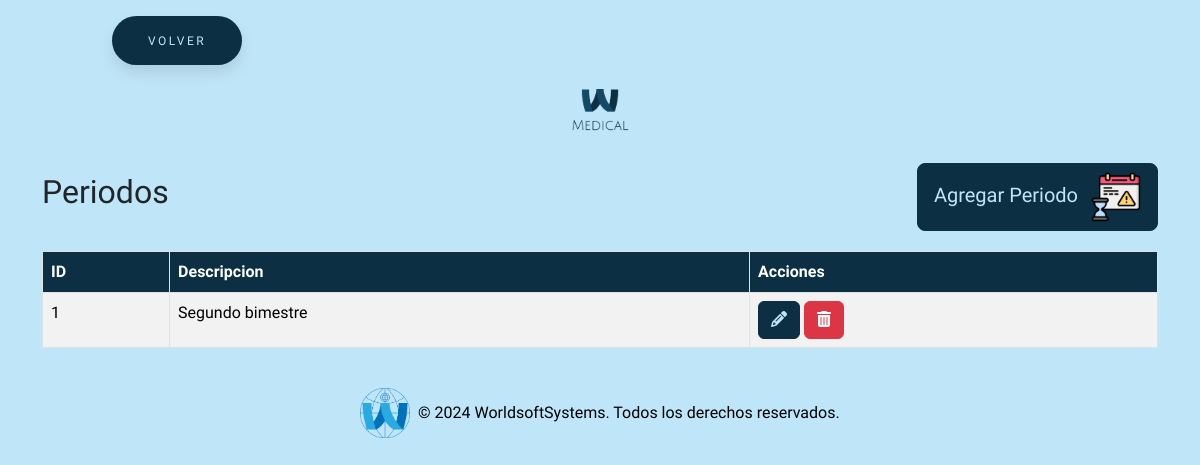
Page /todosAjustes/periodo/periodo.php (signed in) on the earlier database version.
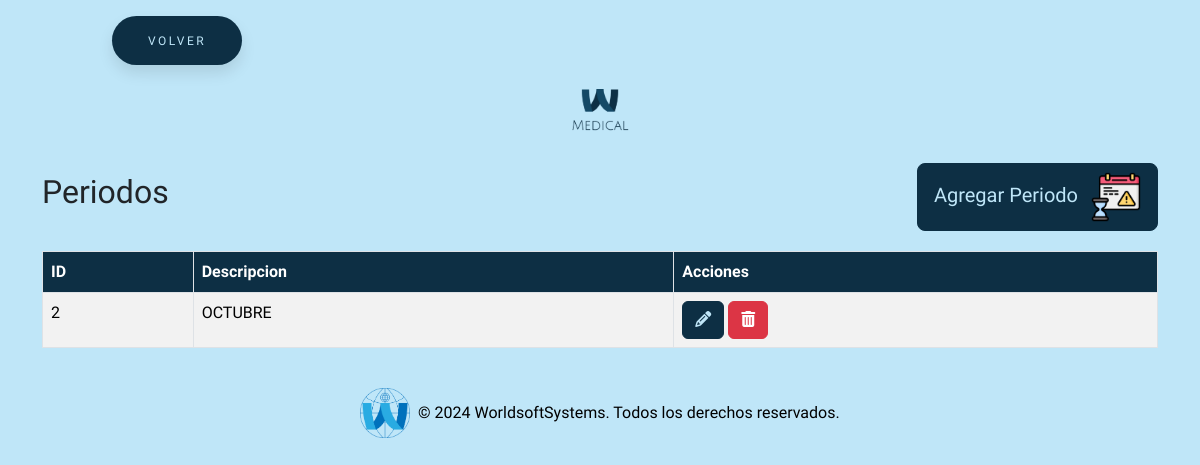
Same page on the later database version.
### tables this page shows
CREATE TABLE `periodo` (
  `id` int(11) NOT NULL,
  `descripcion` varchar(255) NOT NULL
);

### todosAjustes/periodo/periodo.php (the view, shortened to what this page needs)
<?php
require_once "../../conexion.php";
$sql = "SELECT * FROM periodo";
$result = $conn->query($sql);
?>
<!DOCTYPE html>
<html lang="en">
<head>
    <link href="https://cdn.jsdelivr.net/npm/bootstrap@5.3.3/dist/css/bootstrap.min.css" rel="stylesheet"
>
    <link rel="stylesheet" href="https://cdnjs.cloudflare.com/ajax/libs/font-awesome/6.5.2/css/all.min.css"
 />
    <link rel="stylesheet" href="../../estilos/styleBotones.css">
    <link rel="stylesheet" href="../../estilos/styleGeneral.css">
</head>
<body>
    <button class="button" style="vertical-align:middle; margin-left:7rem"
        onclick="window.location.href = '../../seccionAjustes/ajustes.php';">
        <span>VOLVER</span>
    </button>
    <div class="text-center my-4">
        <img src="../../img/logo.png" alt="Logo MEDICAL" class="img-fluid" style="max-width: 120px;">
    </div>
    <div class="container">
        <div class="title-container">
            <h2>Periodos</h2>
            <button type="button" class="btn btn-custom btn-lg" data-bs-toggle="modal"
                data-bs-target="#agregarPeriodoModal">
                Agregar Periodo <img src="../../img/periodo.png" alt="Icono agregar periodo"
                    style="width: 50px; height: 50px; margin-left: 8px;">
            </button>
        </div>
        <table class="table table-striped table-bordered">
            <thead class="table-custom">
                <tr>
                    <th>ID</th>
                    <th>Descripcion</th>
                    <th>Acciones</th>
                </tr>
            </thead>
            <tbody>
                <?php if ($result->num_rows > 0): ?>
                    <?php while ($row = $result->fetch_assoc()): ?>
                        <tr>
                            <td><?= $row["id"] ?></td>
                            <td><?= $row["descripcion"] ?></td>
                            <td>
                                <button class="btn btn-custom-editar" onclick='editarPeriodo(<?= json_encode($row) ?>)'><i
                                        class="fas fa-pencil-alt"></i></button>
                                <a href="?eliminar=<?= $row['id'] ?>" class="btn btn-danger"
                                    onclick="return confirm('¿Estás seguro de que deseas eliminar este periodo?');"><i
                                        class="fas fa-trash-alt"></i></a>
                            </td>
                        </tr>
                    <?php endwhile; ?>
                <?php else: ?>
                    <tr>
                        <td colspan="4">No se encontraron resultados</td>
                    </tr>
                <?php endif; ?>
            </tbody>
        </table>
    </div>
    <footer class="bg-dark text-white text-center py-4 mt-auto">
        <div class="container">
            <div class="row justify-content-center">
                <div class="col-md-12 footer-logo-text">
                    <img src="../../img/logoWSS.png" alt="Logo" class="img-fluid" style="max-height: 50px;">
                    <p class="mb-0">&copy; 2024 WorldsoftSystems. Todos los derechos reservados.</p>
                </div>
            </div>
        </div>
    </footer>
</body>
</html>

Differences in the rows shown:
removed periodo: id "1", descripcion "Segundo bimestre"
added periodo: id "2", descripcion "OCTUBRE"
